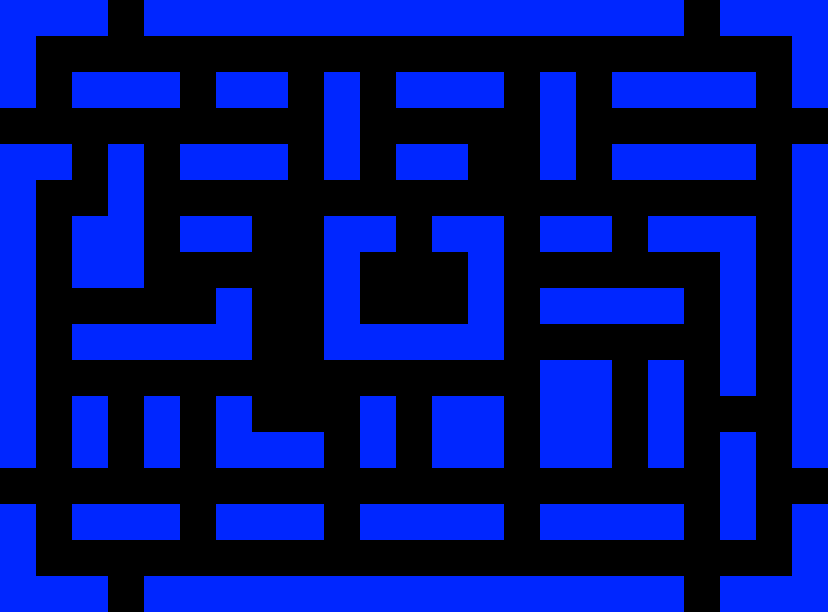

A level layout from a 2D game, rendered from its tile map. Below: a short description, then the map file with tile-grid data replaced by summaries:
An orthogonal 23x17 tile map with 36x36 px tiles, 1 tile layer (Camada de Tiles).

<map version="1.0" orientation="orthogonal" width="23" height="17" tilewidth="36" tileheight="36">
 <tileset firstgid="1" name="tile1" tilewidth="36" tileheight="36">
  <image source="tiles/tile1.png" width="36" height="36" />
 </tileset>
 <layer name="Camada de Tiles" width="23" height="17">
  <data>[391 cells, 176 non-empty, 1 distinct tile ids]</data>
 </layer>
</map>